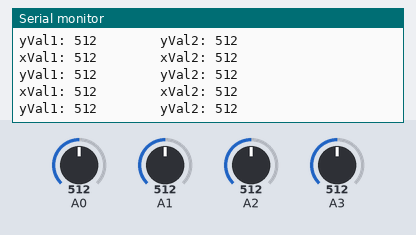
Bench run of a sketch on a simulated Arduino Uno, built with avr-gcc and run on an emulated ATmega328P. On the bench: the last lines printed to the serial monitor. Inputs (shaded band) come from the test bench; at power-on: A0 = 512, A1 = 512, A2 = 512, A3 = 512.

Above: at 1.3 s.
1.4 s: A0 set to 716
At 1.83 s:
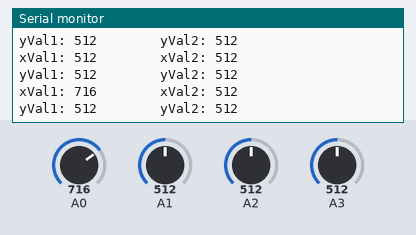
2.9 s: A1 set to 716
At 3.33 s:
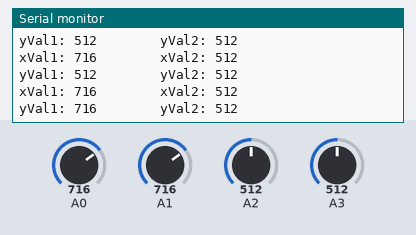
4.4 s: A2 set to 716
At 4.83 s:
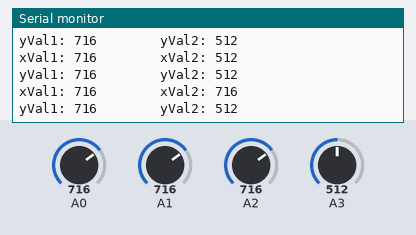
5.9 s: A3 set to 716
At 6.34 s:
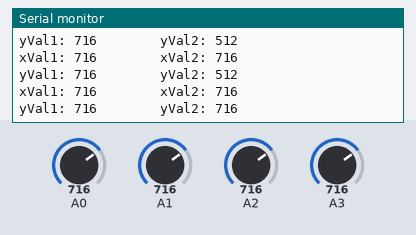
7.4 s: A0 set to 992
At 7.84 s:
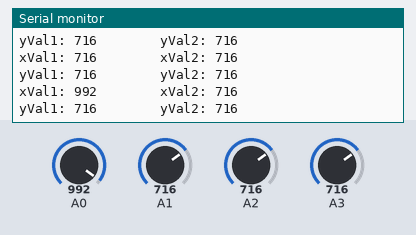
8.9 s: A1 set to 992
At 9.35 s:
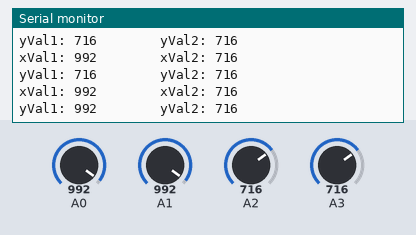
Timing chart, 0 to 11.4 s (numbered marks = the images above; inputs shaded):
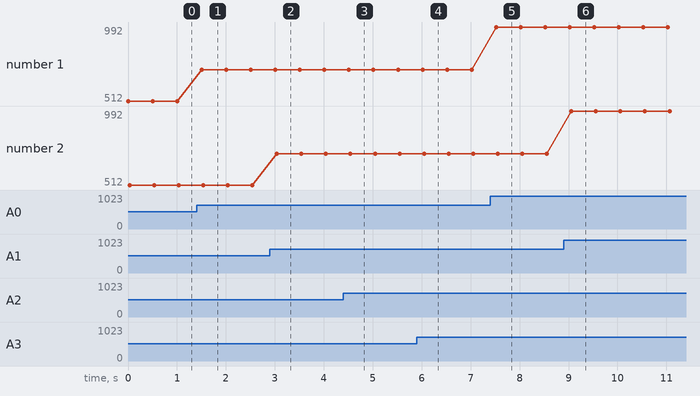

Measured:
- after the input at 1.4 s, the serial monitor: prints a new line after 0.11 s (image 1)
- after the input at 2.9 s, the serial monitor: prints a new line after 0.14 s (image 2)
- after the input at 4.4 s, the serial monitor: prints a new line after 0.11 s (image 3)
- after the input at 5.9 s, the serial monitor: prints a new line after 0.15 s (image 4)
- after the input at 7.4 s, the serial monitor: prints a new line after 0.12 s (image 5)
- after the input at 8.9 s, the serial monitor: prints a new line after 0.16 s (image 6)
- plotted number 1: 512 → 716 after the input at 1.4 s, 716 → 992 after the input at 7.4 s

The sketch:

Test_Joystick.ino
```cpp
/**
 *  All joysticks have the following configure:
 *
 *                  |  |  |  |
 *     x=0,y=1023______________ x=0, y=0
 *               |             |
 *               |             |
 *               |             |
 *               |             |
 *               |             |
 *               |             |
 *  x=1023,y=1023|_____________|x=1023, y=0
 *                      *
 */
void setup() {
  pinMode(A0, INPUT);
  pinMode(A1, INPUT);
  pinMode(A2, INPUT);
  pinMode(A3, INPUT);
  Serial.begin(9600);
}

void loop() {

  int xVal1 = analogRead(A0);
  int yVal1 = analogRead(A1);
  int xVal2 = analogRead(A2);
  int yVal2 = analogRead(A3);

  Serial.print("xVal1: "); Serial.print(xVal1);    Serial.print("        xVal2: "); Serial.println(xVal2);
  Serial.print("yVal1: "); Serial.print(yVal1);    Serial.print("        yVal2: "); Serial.println(yVal2);

  /**
  short x = 1023 - analogRead(A1) - 511; //values from -511 to 512
  short y = 1023 - analogRead(A0) - 511; //values from -511 to 512
  Serial.print("x: "); Serial.println(x);
  Serial.print("y: "); Serial.println(y);
  */

  delay(500);
}
```
